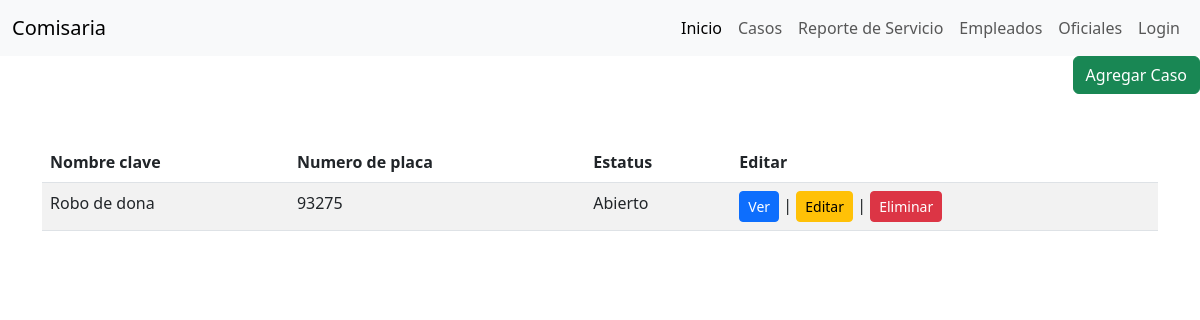
The app's page /comisaria/caso/, older data.
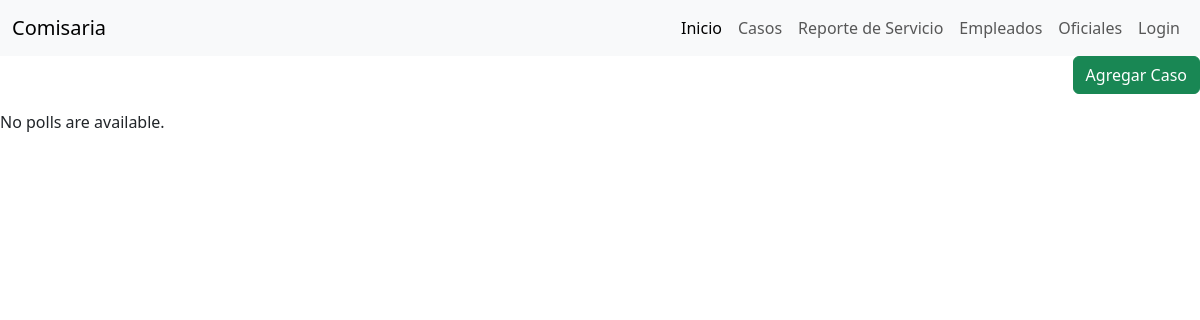
The same page, newer data.
### Comisaria/models.py (models this page shows, shortened)
class registro_casos(models.Model):
    class Estatus(models.IntegerChoices):
        ABIERTO = 1, "Abierto"
        CERRADO = 2, "Cerrado"
    titulo = models.CharField(max_length=50, verbose_name='Titulo')
    descripcion = models.TextField(verbose_name='Descripcion')
    num_placa = models.ForeignKey(oficiales, on_delete=models.CASCADE, verbose_name='Designado')
    estatus = models.IntegerField(choices=Estatus.choices, default=Estatus.ABIERTO, verbose_name='Estatus')
    fecha_inicio = models.DateField(auto_now=False, verbose_name='Fecha de Regsitro')
    fecha_fin = models.DateField(auto_now=False , null=True, blank=True, verbose_name='Fecha de cerrado')
    class Meta:
        verbose_name = 'Registro de caso'
        verbose_name_plural = 'Registros de Casos'

class oficiales(models.Model):
    class Rango(models.IntegerChoices):
        POLICIA = 1, "Policía"
        INSPECTOR = 2, "Inspector"
        COMISARIO = 3, "Comisario"
    num_placa = models.PositiveIntegerField(default=0,blank=True, verbose_name='Numero de placa')
    id_emp = models.OneToOneField(Empleado, on_delete=models.CASCADE, verbose_name='ID empleado')
    rank = models.IntegerField(choices=Rango.choices, default=Rango.POLICIA, verbose_name='Rango')
    class Meta:
        verbose_name = 'Oficial'
        verbose_name_plural = 'Oficiales'

### Comisaria/views.py (the view)
# urls.py: path( "caso/", views.CasoView.as_view(), name="caso"),
class CasoView(generic.ListView):
    template_name = "comisaria/READ/caso.html"
    context_object_name ="casos"
    def get_queryset(self):
        return registro_casos.objects.order_by("titulo")[:5]

### Comisaria/templates/comisaria/READ/caso.html (shortened to what this page needs)
{% extends 'comisaria/base.html' %}
{% block contenido %}
<div class="d-flex justify-content-end mb-3">
    <a class="btn btn-success" href="{% url 'caso_crear' %}">Agregar Caso</a>
</div>
    {% if casos %}
    <div class="container my-5">
        <table class="table table-striped">
            <thead>
                <tr>
                    <th>Nombre clave</th>
                    <th>Numero de placa</th>
                    <th>Estatus</th>
                    <th>Editar</th>
                </tr>
            </thead>
            <tbody>
                {% for caso in casos %}
                <tr>
                    <td>{{ caso.titulo }}</td>
                    <td>{{ caso.num_placa.num_placa }}</td>
                    <td>{{ caso.get_estatus_display }}</td>
                    <td><a class="btn btn-primary btn-sm" href="{% url 'caso_deta' caso.id %}">Ver</a> |
                        <a class="btn btn-warning btn-sm" href="{% url 'caso_edit' caso.id  %}">Editar</a> |
                        <a class="btn btn-danger btn-sm" href="{% url 'caso_eliminar' caso.id  %}">Eliminar</a></td>
                </tr>
                {% endfor %}
            </tbody>
        </table>
    </div>
    {% else %}
    <p>No polls are available.</p>
    {% endif %}
{% endblock %}

Row changes from the older to the newer data that the page shows:
removed registro_casos: titulo "Robo de dona", num_placa.num_placa "93275", estatus "Abierto"
Text that changed along with them:
text no longer shown: "Nombre clave Numero de placa Estatus Editar"
text now shown: "No polls are available."
